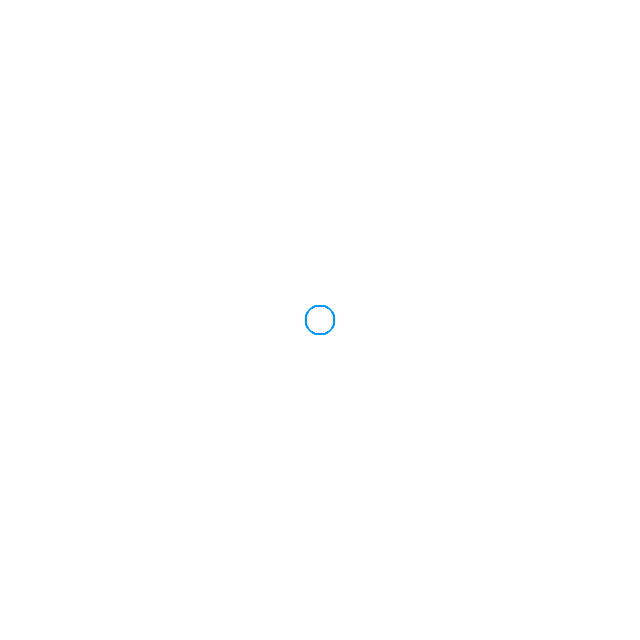
Frame 1 (no input)
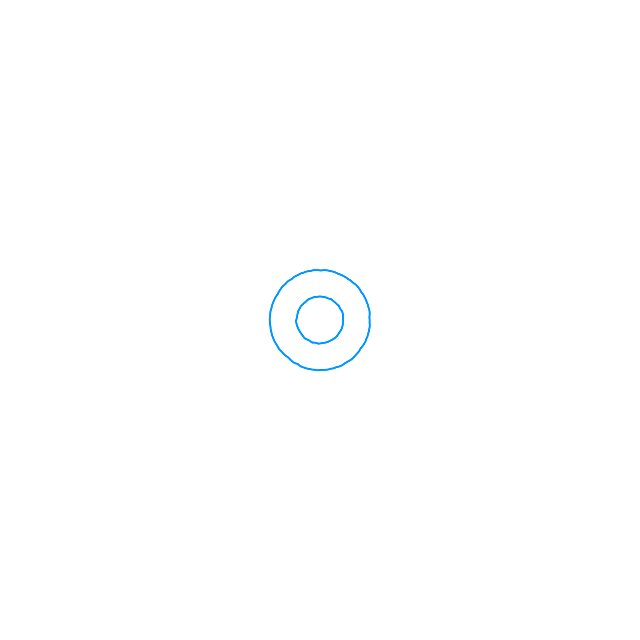
Frame 60 (the mouse pressed at the canvas centre just before this capture)
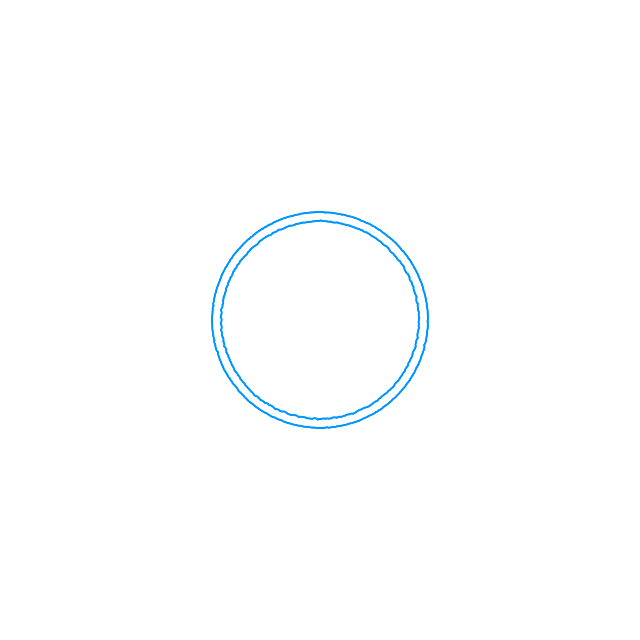
Frame 120 (the mouse held since frame 60 and released just before this capture)

The Processing sketch that drew these frames (run headless with seeded random() and noise(); from frame 60 on, the mouse is pressed at the canvas centre):

// Processing sketch: rollingTinyBalls_layoutPattern
// ── rollingTinyBalls_layoutPattern.pde
Particle[] particles;

int am = 1000;

void setup() {
  size(640, 640);
  noStroke();
  particles = new Particle[am];
  for (int i = 0; i < am; i++) {
    particles[i] = new Particle(new PVector(0, 0), i);
  }
}

void draw() {
  background(255);
  translate(width/2, height/2);
  for (int i = 0; i < am; i++) {
    particles[i].draw();
  }
  for (int i = 0; i < am; i++) {
    particles[i].drawMid();
    particles[i].move();
  }
}

// ── Particle.pde
class Particle {
  PVector loc, vel;
  float a, s, radius;

  Particle(PVector l, float i) {
    loc = l;
    a = i;
    s = random(200, 250);
  }

  void draw() {
    //Change the size of the particle in relation to its distance from the center.
    radius = map(dist(loc.x, loc.y, 0, 0), 0, 150, 30, 1);
    fill(0, 150, 255);
    ellipse(loc.x, loc.y, radius, radius);
    //rectMode(CENTER);
    //rect(loc.x, loc.y, radius, radius);
  }

  void drawMid() {
    fill(255);
    ellipse(loc.x, loc.y, radius-4, radius-4);
    //rectMode(CENTER);
    //rect(loc.x, loc.y, radius-4, radius-4);
  }

  void move() {
    float r = sin(radians(frameCount*(s/200)));
    vel = new PVector(sin(radians(a))*r, cos(radians(a))*r);
    vel.mult(1.2);
    loc.add(vel);
  }
}
